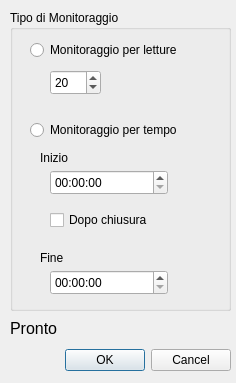
<?xml version="1.0" encoding="UTF-8"?>
<ui version="4.0">
 <class>Dialog</class>
 <widget class="QDialog" name="Dialog">
  <property name="geometry">
   <rect>
    <x>0</x>
    <y>0</y>
    <width>236</width>
    <height>383</height>
   </rect>
  </property>
  <property name="windowTitle">
   <string>Dialog</string>
  </property>
  <widget class="QDialogButtonBox" name="buttonBox">
   <property name="geometry">
    <rect>
     <x>10</x>
     <y>340</y>
     <width>221</width>
     <height>41</height>
    </rect>
   </property>
   <property name="orientation">
    <enum>Qt::Horizontal</enum>
   </property>
   <property name="standardButtons">
    <set>QDialogButtonBox::Cancel|QDialogButtonBox::Ok</set>
   </property>
  </widget>
  <widget class="QLabel" name="label">
   <property name="geometry">
    <rect>
     <x>40</x>
     <y>150</y>
     <width>59</width>
     <height>15</height>
    </rect>
   </property>
   <property name="text">
    <string>Inizio</string>
   </property>
  </widget>
  <widget class="QLabel" name="label_2">
   <property name="geometry">
    <rect>
     <x>40</x>
     <y>250</y>
     <width>59</width>
     <height>15</height>
    </rect>
   </property>
   <property name="text">
    <string>Fine</string>
   </property>
  </widget>
  <widget class="QLabel" name="lbl_status">
   <property name="geometry">
    <rect>
     <x>10</x>
     <y>320</y>
     <width>211</width>
     <height>16</height>
    </rect>
   </property>
   <property name="font">
    <font>
     <pointsize>12</pointsize>
    </font>
   </property>
   <property name="text">
    <string>Pronto</string>
   </property>
  </widget>
  <widget class="QGroupBox" name="groupBox">
   <property name="geometry">
    <rect>
     <x>10</x>
     <y>10</y>
     <width>221</width>
     <height>301</height>
    </rect>
   </property>
   <property name="autoFillBackground">
    <bool>false</bool>
   </property>
   <property name="title">
    <string>Tipo di Monitoraggio</string>
   </property>
   <property name="flat">
    <bool>false</bool>
   </property>
   <widget class="QRadioButton" name="radioLetture">
    <property name="geometry">
     <rect>
      <x>20</x>
      <y>30</y>
      <width>191</width>
      <height>20</height>
     </rect>
    </property>
    <property name="text">
     <string>Monitoraggio per letture</string>
    </property>
   </widget>
   <widget class="QRadioButton" name="radioTime">
    <property name="geometry">
     <rect>
      <x>20</x>
      <y>110</y>
      <width>181</width>
      <height>20</height>
     </rect>
    </property>
    <property name="text">
     <string>Monitoraggio per tempo</string>
    </property>
   </widget>
   <widget class="QTimeEdit" name="timeInizio">
    <property name="geometry">
     <rect>
      <x>40</x>
      <y>160</y>
      <width>118</width>
      <height>25</height>
     </rect>
    </property>
    <property name="displayFormat">
     <string>HH:mm:ss</string>
    </property>
    <property name="timeSpec">
     <enum>Qt::UTC</enum>
    </property>
   </widget>
   <widget class="QTimeEdit" name="timeFine">
    <property name="geometry">
     <rect>
      <x>40</x>
      <y>260</y>
      <width>118</width>
      <height>25</height>
     </rect>
    </property>
    <property name="displayFormat">
     <string>HH:mm:ss</string>
    </property>
   </widget>
   <widget class="QSpinBox" name="spinBox">
    <property name="geometry">
     <rect>
      <x>40</x>
      <y>60</y>
      <width>51</width>
      <height>25</height>
     </rect>
    </property>
    <property name="minimum">
     <number>10</number>
    </property>
    <property name="maximum">
     <number>500</number>
    </property>
    <property name="singleStep">
     <number>10</number>
    </property>
    <property name="value">
     <number>20</number>
    </property>
   </widget>
   <widget class="QCheckBox" name="checkChiusura">
    <property name="geometry">
     <rect>
      <x>40</x>
      <y>200</y>
      <width>181</width>
      <height>20</height>
     </rect>
    </property>
    <property name="text">
     <string>Dopo chiusura </string>
    </property>
   </widget>
  </widget>
  <zorder>groupBox</zorder>
  <zorder>buttonBox</zorder>
  <zorder>label</zorder>
  <zorder>label_2</zorder>
  <zorder>lbl_status</zorder>
 </widget>
 <resources/>
 <connections>
  <connection>
   <sender>buttonBox</sender>
   <signal>accepted()</signal>
   <receiver>Dialog</receiver>
   <slot>accept()</slot>
   <hints>
    <hint type="sourcelabel">
     <x>248</x>
     <y>254</y>
    </hint>
    <hint type="destinationlabel">
     <x>157</x>
     <y>274</y>
    </hint>
   </hints>
  </connection>
  <connection>
   <sender>buttonBox</sender>
   <signal>rejected()</signal>
   <receiver>Dialog</receiver>
   <slot>reject()</slot>
   <hints>
    <hint type="sourcelabel">
     <x>316</x>
     <y>260</y>
    </hint>
    <hint type="destinationlabel">
     <x>286</x>
     <y>274</y>
    </hint>
   </hints>
  </connection>
 </connections>
</ui>
